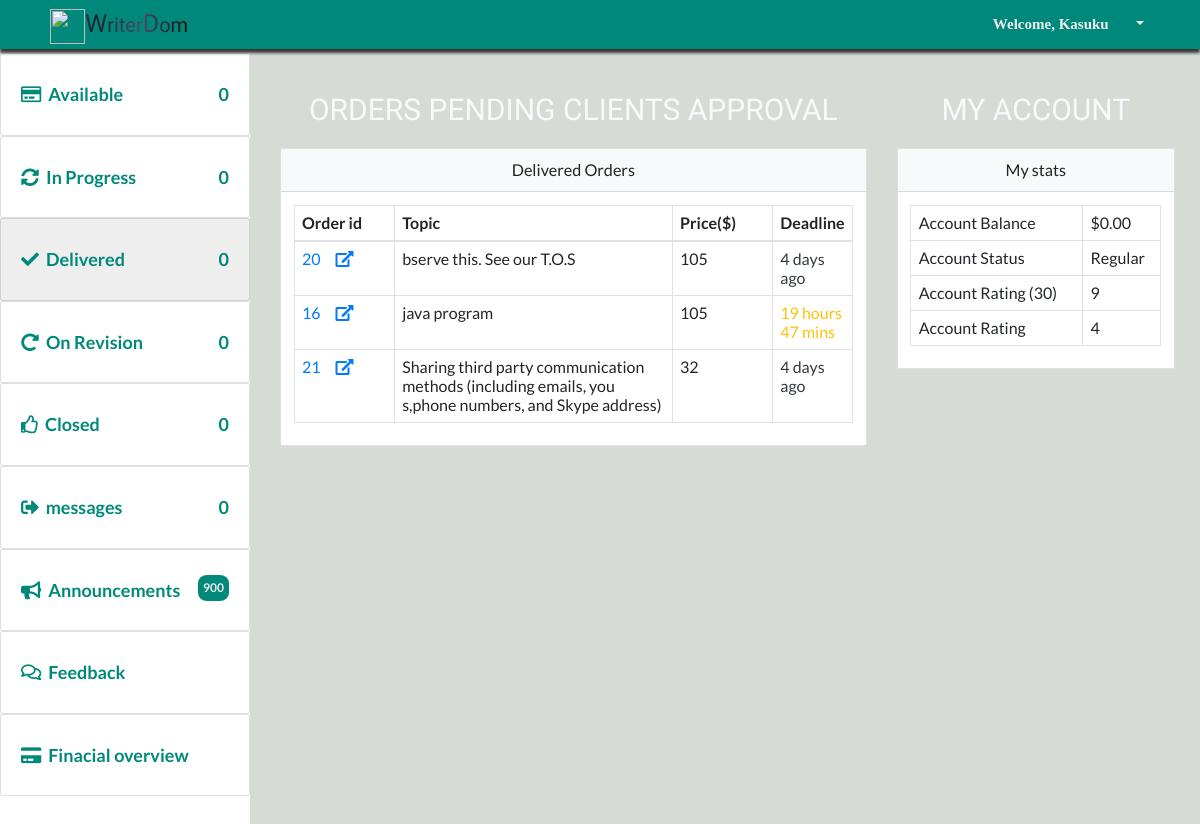
The app's page /tutor/delivered.php (signed in), older data.
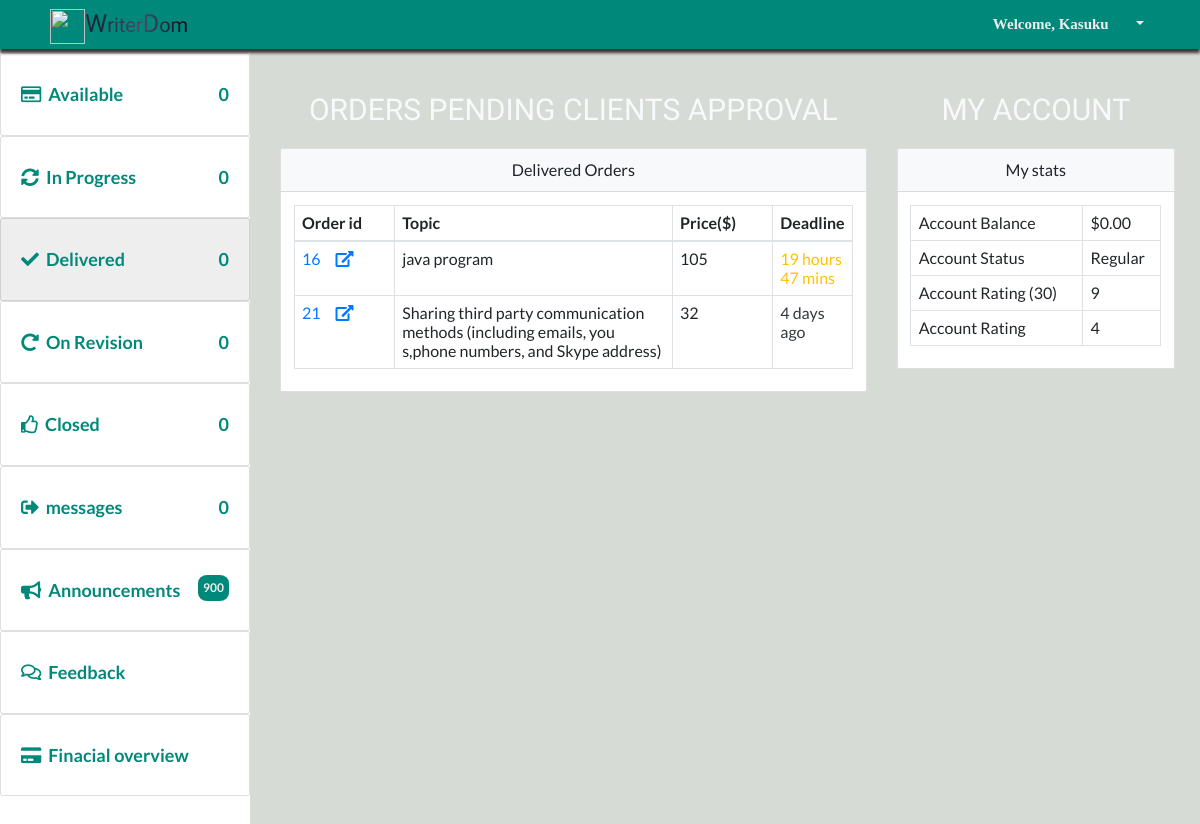
The same page, newer data.
### tables this page shows
CREATE TABLE `delivered` (
  `project_num` int(255) NOT NULL,
  `project_id` varchar(255) NOT NULL,
  `student_id` varchar(255) NOT NULL,
  `tutor_id` varchar(225) NOT NULL
);

CREATE TABLE `projects` (
  `project_id` bigint(20) UNSIGNED NOT NULL,
  `student_id` int(11) NOT NULL,
  `title` text NOT NULL,
  `deadline` text NOT NULL,
  `subject` text NOT NULL,
  `instructions` longtext NOT NULL,
  `style` text NOT NULL,
  `type_of_paper` text NOT NULL,
  `pages` tinyint(11) NOT NULL,
  `slides` tinyint(11) NOT NULL,
  `problems` tinyint(11) NOT NULL,
  `budget` varchar(255) NOT NULL,
  `charges` varchar(255) NOT NULL DEFAULT '0',
  `cost` varchar(255) NOT NULL DEFAULT '0',
  `bids` tinyint(100) NOT NULL DEFAULT '0',
  `academic_level` text NOT NULL,
  `sources` tinyint(11) NOT NULL,
  `status` tinyint(4) NOT NULL DEFAULT '0',
  `DATE_CREATED` text NOT NULL
);

### dbconfig/dbconnect.php (called while the page is built, shortened)
<?php
require_once(  'shared/ez_sql_core.php');
require_once( 'ez_sql_mysqli.php');
$db=new ezSQL_mysqli(DB_USER, DB_PASS,DB_NAME,DB_HOST,DB_ENCODING);
 ?>

### dbconfig/ez_sql_mysqli.php (called while the page is built, shortened)
<?php
class ezSQL_mysqli extends ezSQLcore
{
    private $ezsql_mysql_str = array
        (
            1 => 'Require $dbuser and $dbpassword to connect to a database server',
            2 => 'Error establishing mySQL database connection. Correct user/password? Correct hostname? Database server running?',
            3 => 'Require $dbname to select a database',
            4 => 'mySQL database connection is not active',
            5 => 'Unexpected error while trying to select database'
        );
    private $_dbuser;
    private $_dbpassword;
    private $_dbname;
    private $_dbhost;
    private $_charset = 'utf8';
    private $_result;
    public $show_errors = true;
    public $dbh;
    public function __construct($dbuser='', $dbpassword='', $dbname='', $dbhost='localhost', $charset='') {
        $this->_dbuser = $dbuser;
        $this->_dbpassword = $dbpassword;
        $this->_dbname = $dbname;
        $this->_dbhost = $dbhost;
    }
    public function connect($dbuser='', $dbpassword='', $dbhost='localhost', $charset='') {
        $this->_connected = false;
        $this->_dbuser = empty($dbuser) ? $this->_dbuser : $dbuser;
        $this->_dbpassword = empty($dbpassword) ? $this->_dbpassword : $dbpassword;
        $this->_dbhost = $dbhost!='localhost' ? $this->_dbhost : $dbhost;
        $this->_charset = empty($charset) ? $this->_charset : $charset;
        if ( empty($this->_dbuser) ) {
            $this->register_error($this->ezsql_mysql_str[1] . ' in ' . __FILE__ . ' on line ' . __LINE__);
            $this->show_errors ? trigger_error($this->ezsql_mysql_str[1], E_USER_WARNING) : null;
        } else if ( ! $this->dbh = mysqli_connect($this->_dbhost, $this->_dbuser, $this->_dbpassword, $this->_dbname) ) {
            $this->register_error($this->ezsql_mysql_str[2] . ' in ' . __FILE__ . ' on line ' . __LINE__);
            $this->show_errors ? trigger_error($this->ezsql_mysql_str[2], E_USER_WARNING) : null;
        } else {
            mysqli_set_charset($this->dbh, $this->_charset);
            $this->_connected = true;
        }
        return $this->_connected;
    }
    public function select($dbname='', $charset='') {
        if ( ! $dbname ) {
            $this->register_error($this->ezsql_mysql_str[3] . ' in ' . __FILE__ . ' on line ' . __LINE__);
            $this->show_errors ? trigger_error($this->ezsql_mysql_str[3], E_USER_WARNING) : null;
            return false;
        } else if ( ! $this->dbh ) {
            $this->register_error($this->ezsql_mysql_str[4] . ' in ' . __FILE__ . ' on line ' . __LINE__);
            $this->show_errors ? trigger_error($this->ezsql_mysql_str[4], E_USER_WARNING) : null;
            return false;
        } else {
            $this->_dbname = $dbname;
            if ( $charset == '') {
                $charset = $this->_charset;
            }
             if ( $charset != '' ) {
                $charsets = array();
                $recordset = mysqli_query($this->dbh, 'SHOW CHARACTER SET');
                while ( $row = mysqli_fetch_array($recordset, MYSQLI_ASSOC) ) {
                        $charsets[] = $row['Charset'];
                }
            }
            $this->_connected = true;
        }
        return $this->_connected;
    }
    public function query($query, $use_prepare=false) {
		$query = str_replace(_TAG, '?', $query);
        $return_val = 0;
        $query = trim($query);
        if ( ! isset($this->dbh) || ! $this->dbh ) {
            $this->select($this->_dbname);
        }
		if (!empty($param) && is_array($param) && ($this->getPrepare()))
			return $this->query_prepared($query, $param);
		else
			$this->_result = mysqli_query($this->dbh, $query);
        $is_insert = false;
        if ( preg_match("/^(insert|delete|update|replace)\s+/i", $query) ) {
            $this->_affectedRows = mysqli_affected_rows($this->dbh);
            if ( preg_match("/^(insert|replace)\s+/i", $query) ) {
                $this->insert_id = mysqli_insert_id($this->dbh);
            }
            $return_val = $this->_affectedRows;
        } else {
            if ( !is_numeric($this->_result) && !is_bool($this->_result)) {
                $i=0;
                $num_rows=0;
                while ( $row = mysqli_fetch_object($this->_result) ) {
                    $num_rows++;
                }
                $this->num_rows = $num_rows;
                $return_val = $this->num_rows;
            }
        }
        return $return_val;
    }
}

### dbconfig/shared/ez_sql_core.php (called while the page is built, shortened)
<?php
    require_once('ezQuery.php');
	class ezSQLcore extends ezQuery
	{
    public $last_result = null;
		function flush()
		{
			$this->last_result = null;
		}
		function get_results($query=null, $output = OBJECT, $use_prepare=false) {
			if ( $query ) {
				$this->query($query, $use_prepare);
			}
			if ( $output == OBJECT ) {
				return $this->last_result;
			} elseif ( $output == _JSON ) {
				return json_encode($this->last_result);
			}
		}
}

### dbconfig/shared/ezQuery.php (called while the page is built, shortened)
<?php
class ezQuery
{
    function setParamaters($valuetoadd=null) {
        if (empty($valuetoadd)) {
            $this->preparedvalues = array();
            return null;
        } else
            return array_push($this->preparedvalues, $valuetoadd);
	}
}

### inc/utilities.php (called while the page is built, shortened)
<?php
$date_global=date('Y-m-d H:i:s');
if (!isset($chat)) {
	require_once("../inc/global_functions.php");
}

### inc/global_functions.php (called while the page is built, shortened)
<?php function getDateTimeDiff($current_date, $other_date){
	$now_timeStamp=strtotime($current_date);
	if ($now_timeStamp<$other_date) {
		$diff_timestmp=$other_date- $now_timeStamp;
	if ($diff_timestmp<60) {
		if ($diff_timestmp==1) {
			return $diff_timestmp . ' sec';
		}else{
			return $diff_timestmp . ' secs';
		}
	} elseif($diff_timestmp>=60 && $diff_timestmp<3600) {
		if (round(($diff_timestmp/60))==1) {
			return round(($diff_timestmp/60)). ' min ';
		}else{
			return round(($diff_timestmp/60)). ' mins ';
		}
	}elseif($diff_timestmp>=3600 && $diff_timestmp<86400) {
		if (floor(($diff_timestmp/3600))==1) {
			$time_remaining=floor(($diff_timestmp/3600)). ' hour';
			if (floor((($diff_timestmp/3600)-floor($diff_timestmp/3600))*60 )==1) {
				$time_remaining.=floor((($diff_timestmp/3600)-floor($diff_timestmp/3600))*60 ). ' min';
			}elseif(floor((($diff_timestmp/3600)-floor($diff_timestmp/3600))*60 )>1){
				$time_remaining.=floor((($diff_timestmp/3600)-floor($diff_timestmp/3600))*60 ). ' mins';
			}
			 return $time_remaining;
		}else{
			$time_remaining = floor(($diff_timestmp/3600)). ' hours ';
			if (floor((($diff_timestmp/3600)-floor($diff_timestmp/3600))*60 )==1) {
				$time_remaining.=floor((($diff_timestmp/3600)-floor($diff_timestmp/3600))*60 ). ' min';
			}elseif(floor((($diff_timestmp/3600)-floor($diff_timestmp/3600))*60 )>1){
				$time_remaining.=floor((($diff_timestmp/3600)-floor($diff_timestmp/3600))*60 ). ' mins';
			}
			return $time_remaining;
		}
	}elseif($diff_timestmp>=86400 * 30 && $diff_timestmp<86400 * 365) {
		if (round(($diff_timestmp/(86400 * 30)))==1) {
			return round(($diff_timestmp/(86400 * 30))). ' month';
		}else{
			return round(($diff_timestmp/(86400 * 30))). ' months';
		}
	}else{
		if (round(($diff_timestmp/(86400 * 365)))==1) {
			return round(($diff_timestmp/(86400 * 365))). ' year';
		}
		return round(($diff_timestmp/(86400 * 365))). ' years';
	}
	}else{
		$diff_timestmp=$now_timeStamp - $other_date;
	if ($diff_timestmp<60) {
		return $diff_timestmp . ' sec ago';
	} elseif($diff_timestmp>=60 && $diff_timestmp<3600) {
		return round(($diff_timestmp/60)). ' mins ago';
	}elseif($diff_timestmp>=3600 && $diff_timestmp<86400) {
		return round(($diff_timestmp/3600)). ' hours ago';
	}elseif($diff_timestmp>=86400 && $diff_timestmp<86400 * 30) {
		return round(($diff_timestmp/86400)). ' days ago';
	}elseif($diff_timestmp>=86400 * 30 && $diff_timestmp<86400 * 365) {
		return round(($diff_timestmp/(86400 * 30))). ' months ago';
	}else{
		return round(($diff_timestmp/(86400 * 365))). ' years ago';
	}
	}
} ?>

### tutor/delivered.php (the view, shortened to what the changed rows need)
 <?php
require_once "../inc/header_links.php";
require_once("../dbconfig/dbconnect.php");
require_once("../inc/utilities.php");
$query="SELECT * FROM delivered LEFT JOIN projects ON delivered.project_id=projects.project_id WHERE delivered.tutor_id=".$_SESSION['user_id'];
$results=$db->get_results($query)
?>
<div class="display">
    <div class="display__content">
        <div class="row">
            <div class="col-sm-12 col-md-12 col-lg-12 col-xl-8">
                <h1 class="headingTertiary text-light">Orders Pending Clients Approval</h1>
                <div class="card">
                    <div class="card-body">
                        <?php if ($db->num_rows<1) {?>
                           <div class="headingSecondary">Nothing to show Yet</div>
                       <?php }else{ ?>
                        <table class="table table-bordered">
                            <thead>
                                <tr>
                                    <th>Order id</th>
                                    <th class="wide">Topic</th>
                                    <th class="smalll">Price($)</th>
                                    <th class="medium">Deadline</th>
                                </tr>
                            </thead>
                            <tbody>
                                <?php foreach ($results as $result): ?>
                                    <tr>
                                    <td class="smalll"><a href="delivered-details?pid=<?php echo urlencode(convert_uuencode($result->project_id)); ?>"><?php echo $result->project_id; ?><i
                                                class="fas fa-external-link-alt icon-r ml-4"></i></a></td>
                                    <td><?php echo $result->title; ?></td>
                                    <td><?php echo $result->charges; ?></td>
                                    <td><?php $time=getDateTimeDiff($date_global, $result->deadline );
                                         $period= explode(" ", $time); ?>
                                        <?php if ($period[1]=="days"): ?>
                                        <span class="text-dark"><?php echo "{$time}"; ?></span>
                                        <?php elseif($period[1]=="day"): ?>
                                        <span class="text-success"><?php echo "{$time}"; ?></span>
                                        <?php elseif($period[1]=="hours" || $period[1]=="hour"): ?>
                                        <span class="text-warning"><?php echo "{$time}"; ?></span>
                                        <?php elseif($period[1]=="mins" || $period[1]=="min"): ?>
                                        <span class="text-danger"><?php echo "{$time}"; ?></span>
                                        <?php elseif($period[1]=="secs" || $period[1]=="sec"): ?>
                                        <span class="text-danger"><?php echo "{$time}"; ?></span>
                                        <?php endif ?>
                                    </td>
                                </tr>
                                <?php endforeach ?>
                            </tbody>
                        </table>
                       <?php } ?>
                    </div>
                </div>
            </div>
            <div class="col-sm-12 col-md-12 col-lg-12  col-xl-4">
                <h1 class="headingTertiary text-light">My Account</h1>
            </div>
        </div>
    </div>
</div>
<?php
require_once"../inc/footer_links.php";
 ?>

Row changes from the older to the newer data that the page shows:
removed delivered: project.project_id "20", project.title "bserve this. See our T.O.S", project.charges "105", project.deadline "4 days ago"
